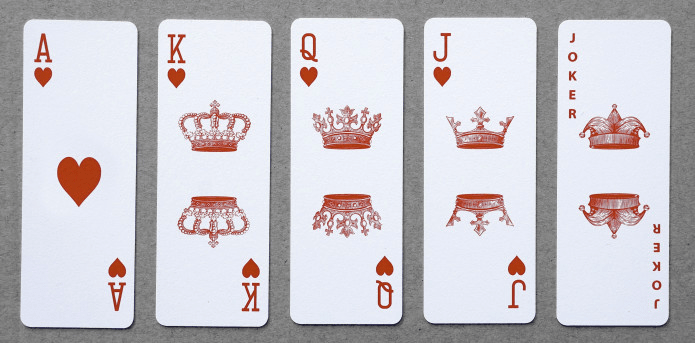
#> input picture OpenCV/images/cards.png, 695 x 343 px
$ python Contours.py
#> lines starting #> are read from the running program, lines starting #| are printed output that depends on the picture; after the words box and inside, x2 and y2 are one past the last pixel; in counts of white or black regions, pixels touching at a corner belong together
import cv2
image = cv2.imread("./images/cards.png")
#> image is the input picture: shape (343, 695, 3); mean B, G, R 201.8, 196.2, 199.7
cv2.imshow("Original Image", image)

# convert to gray scale
gray = cv2.cvtColor(image, cv2.COLOR_BGR2GRAY)
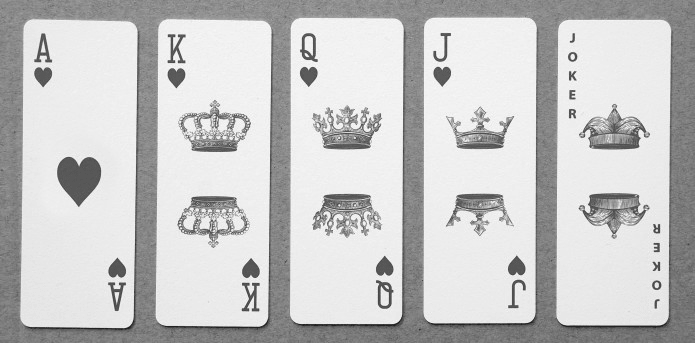
#> gray: shape (343, 695); min 34, max 249, mean 197.9

# blur the image
blurred = cv2.GaussianBlur(gray, (3, 3), 0)

# thresholding
(thresholdValue, thresh) = cv2.threshold(blurred, 0, 255, cv2.THRESH_BINARY | cv2.THRESH_OTSU)
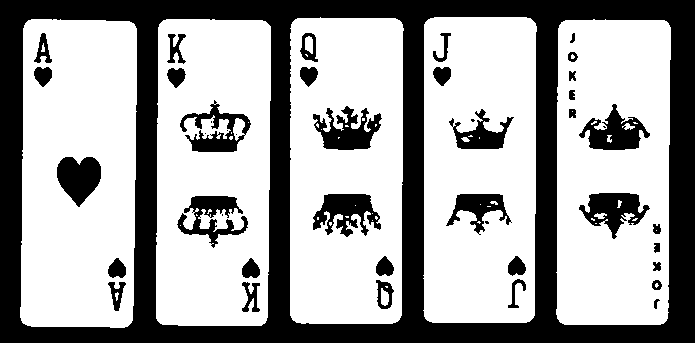
#> thresh: shape (343, 695); 64.6% white; 44 black regions (8 under 20 px)
#> thresholdValue = 182
cv2.imshow("Threshold", thresh)

# find contours and draw them

contours = cv2.findContours(thresh, cv2.RETR_EXTERNAL, cv2.CHAIN_APPROX_NONE)
#> contours = 5 contours; box (x1, y1, x2, y2) and area: (20, 19, 137, 328) 34318, (156, 19, 271, 326) 34002, (290, 17, 404, 324) 33884, (556, 19, 671, 325) 33756, (423, 17, 537, 323) 33672

contours = contours[0] if len(contours) == 2 else contours[1]
cv2.drawContours(image, contours, -1, (0, 255, 0), 2)
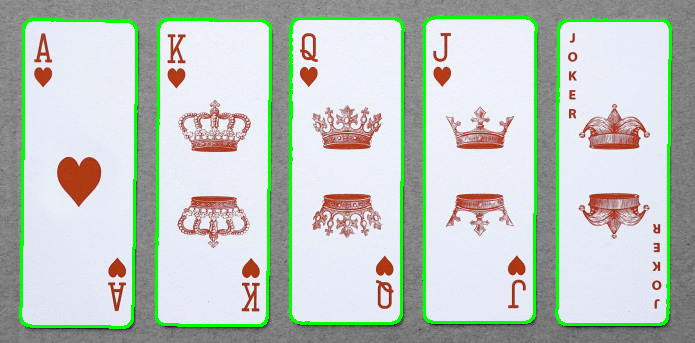
#> image: shape (343, 695, 3); 5.28% of pixels changed, all inside (x1, y1, x2, y2) = (19, 16, 672, 329)
cv2.imshow("All External Contours", image)
cv2.waitKey(0)
cv2.destroyAllWindows()

$ run again, with OpenCV/images/canada.png copied over OpenCV/images/cards.png
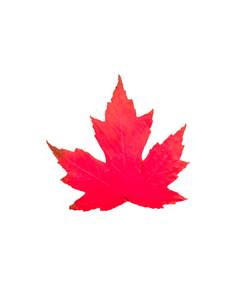
#> input picture OpenCV/images/canada.png, 232 x 300 px
#> image is the input picture: shape (300, 232, 3); mean B, G, R 230.2, 224.4, 253.6
#> `(thresholdValue, thresh) = cv2.threshold(blurred, 0, 255, cv2.THRESH_B..`:
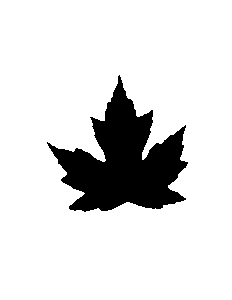
#> thresh: shape (300, 232); 86.8% white; 1 black region
#> thresholdValue = 177
#> contours = 1 contour; box (x1, y1, x2, y2) and area: (0, 0, 232, 300) 69069
#> `cv2.drawContours(image, contours, -1, (0, 255, 0), 2)`:
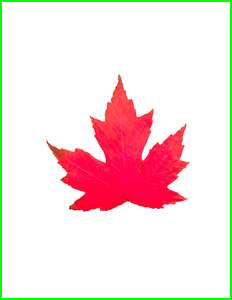
#> image: shape (300, 232, 3); 3.03% of pixels changed, all inside (x1, y1, x2, y2) = (0, 0, 232, 300)
